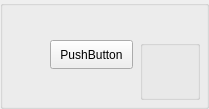
       <widget class="QGroupBox" name="groupBox_p112">
        <property name="minimumSize">
         <size>
          <width>170</width>
          <height>100</height>
         </size>
        </property>
        <property name="title">
         <string/>
        </property>
        <widget class="QPushButton" name="pushButton_p112">
         <property name="geometry">
          <rect>
           <x>50</x>
           <y>40</y>
           <width>83</width>
           <height>29</height>
          </rect>
         </property>
         <property name="text">
          <string>PushButton</string>
         </property>
        </widget>
        <widget class="QGroupBox" name="groupBox_p112info">
         <property name="geometry">
          <rect>
           <x>140</x>
           <y>40</y>
           <width>60</width>
           <height>60</height>
          </rect>
         </property>
         <property name="title">
          <string/>
         </property>
         <widget class="QLabel" name="label_p112attack">
          <property name="geometry">
           <rect>
            <x>0</x>
            <y>0</y>
            <width>30</width>
            <height>30</height>
           </rect>
          </property>
          <property name="text">
           <string/>
          </property>
         </widget>
         <widget class="QLabel" name="label_p112hp">
          <property name="geometry">
           <rect>
            <x>30</x>
            <y>0</y>
            <width>30</width>
            <height>30</height>
           </rect>
          </property>
          <property name="text">
           <string/>
          </property>
         </widget>
         <widget class="QLabel" name="label_p112mobility">
          <property name="geometry">
           <rect>
            <x>0</x>
            <y>30</y>
            <width>30</width>
            <height>30</height>
           </rect>
          </property>
          <property name="text">
           <string/>
          </property>
         </widget>
         <widget class="QLabel" name="label_p112range">
          <property name="geometry">
           <rect>
            <x>30</x>
            <y>30</y>
            <width>30</width>
            <height>30</height>
           </rect>
          </property>
          <property name="text">
           <string/>
          </property>
         </widget>
        </widget>
        <widget class="QLabel" name="label_p112type">
         <property name="geometry">
          <rect>
           <x>40</x>
           <y>50</y>
           <width>30</width>
           <height>30</height>
          </rect>
         </property>
         <property name="styleSheet">
          <string notr="true"/>
         </property>
         <property name="text">
          <string/>
         </property>
        </widget>
       </widget>
